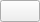
<ui version="4.0">
  <author />
  <comment />
  <exportmacro />
  <class>PushButton</class>
  <widget name="PushButton" class="QPushButton"></widget>
  <pixmapfunction />
  <connections />
</ui>
